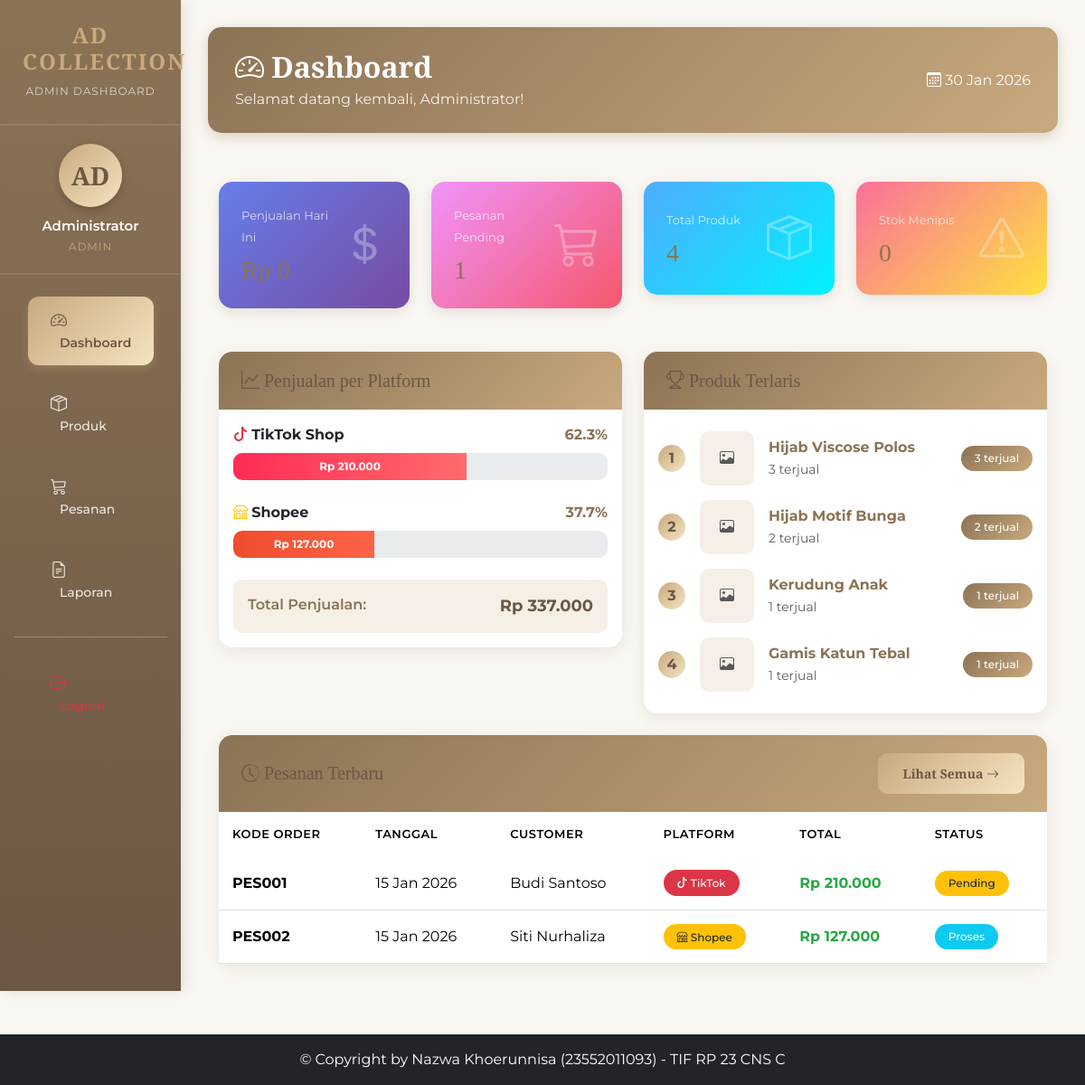
The page /dashboard.php (signed in) on the database as committed earlier.
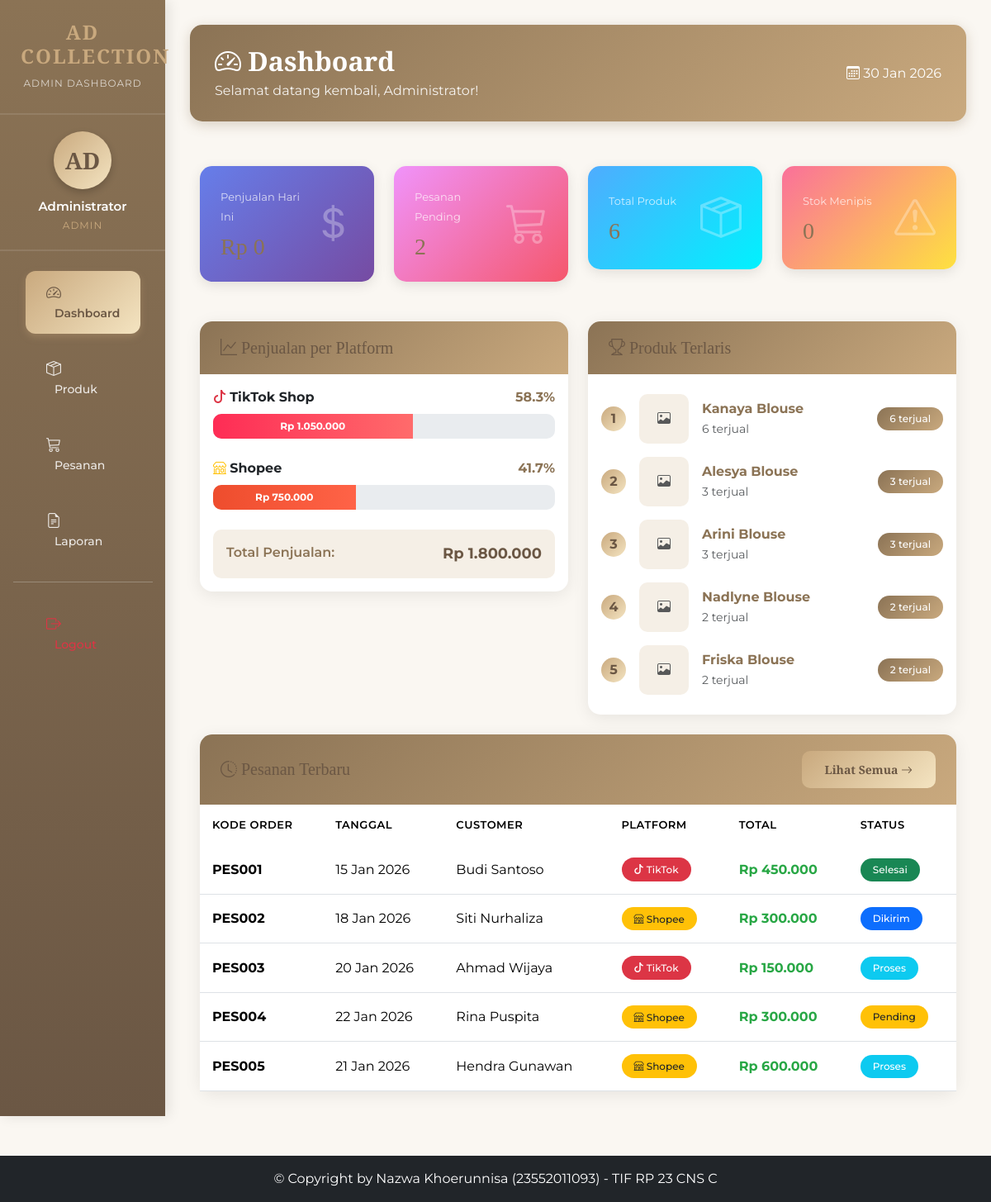
The same page on the database as committed later.
### tables this page shows
CREATE TABLE IF NOT EXISTS products (
    id INT PRIMARY KEY AUTO_INCREMENT,
    nama_produk VARCHAR(100) NOT NULL,
    sku VARCHAR(50) UNIQUE NOT NULL,
    kategori VARCHAR(50) NOT NULL,
    deskripsi TEXT,
    harga_beli DECIMAL(10, 2) NOT NULL,
    harga_jual DECIMAL(10, 2) NOT NULL,
    stok INT NOT NULL DEFAULT 0,
    foto_produk VARCHAR(255),
    platform ENUM('tiktok', 'shopee', 'manual') DEFAULT 'manual',
    created_at TIMESTAMP DEFAULT CURRENT_TIMESTAMP,
    updated_at TIMESTAMP DEFAULT CURRENT_TIMESTAMP ON UPDATE CURRENT_TIMESTAMP
);

CREATE TABLE IF NOT EXISTS orders (
    id INT PRIMARY KEY AUTO_INCREMENT,
    nomor_pesanan VARCHAR(50) UNIQUE NOT NULL,
    user_id INT,
    nama_pembeli VARCHAR(100) NOT NULL,
    email_pembeli VARCHAR(100),
    nomor_telepon VARCHAR(15),
    alamat_pengiriman TEXT,
    platform ENUM('tiktok', 'shopee', 'manual') DEFAULT 'manual',
    status ENUM('pending', 'proses', 'dikirim', 'selesai', 'batal') DEFAULT 'pending',
    total DECIMAL(12, 2) NOT NULL,
    tanggal DATE NOT NULL,
    catatan TEXT,
    created_at TIMESTAMP DEFAULT CURRENT_TIMESTAMP,
    updated_at TIMESTAMP DEFAULT CURRENT_TIMESTAMP ON UPDATE CURRENT_TIMESTAMP,
    FOREIGN KEY (user_id) REFERENCES users(id) ON DELETE SET NULL
);

### config/database.php (called while the page is built, shortened)
<?php
function rupiah($angka) {
    return "Rp " . number_format($angka, 0, ',', '.');
}
function tanggal_indo($tanggal) {
    $bulan = [1 => 'Jan', 'Feb', 'Mar', 'Apr', 'Mei', 'Jun', 'Jul', 'Agu', 'Sep', 'Okt', 'Nov', 'Des'];
    $pecah = explode('-', $tanggal);
    return $pecah[2] . ' ' . $bulan[(int)$pecah[1]] . ' ' . $pecah[0];
}
?>

### dashboard.php (the view, shortened to what the rows shown need)
<?php
require_once 'config/database.php';
$query_terlaris = "SELECT p.id, p.nama_produk, p.foto_produk, COALESCE(SUM(oi.jumlah), 0) as total_terjual
                   FROM products p
                   LEFT JOIN order_items oi ON p.id = oi.product_id
                   GROUP BY p.id
                   ORDER BY total_terjual DESC
                   LIMIT 5";
$produk_terlaris = mysqli_query($conn, $query_terlaris);
$query_pesanan_terbaru = "SELECT * FROM orders ORDER BY created_at DESC LIMIT 5";
$pesanan_terbaru = mysqli_query($conn, $query_pesanan_terbaru);
include 'includes/header.php';
?>
<div class="container-fluid">
    <div class="row">
        <main class="col-12 col-md-10 main-content">
            <div class="page-header">
                <div class="d-flex justify-content-between align-items-center">
                    <div>
                        <h2><i class="bi bi-speedometer2"></i> Dashboard</h2>
                    </div>
                </div>
            </div>
            <div class="row g-4">
                <div class="col-md-6">
                    <div class="card">
                        <div class="card-body">
                            <?php if($produk_terlaris && mysqli_num_rows($produk_terlaris) > 0): ?>
                                <div class="list-group list-group-flush">
                                    <?php $rank = 1; ?>
                                    <?php while($item = mysqli_fetch_assoc($produk_terlaris)): ?>
                                        <div class="list-group-item border-0 d-flex align-items-center px-0">
                                            <div class="me-3" style="width: 30px; height: 30px; background: linear-gradient(135deg, #C9A97E 0%, #F4E4C1 100%); border-radius: 50%; display: flex; align-items: center; justify-content: center; font-weight: bold; color: var(--dark-brown);">
                                                <?= $rank++ ?>
                                            </div>
                                            <div class="me-3" style="width: 60px; height: 60px; border-radius: 10px; overflow: hidden; background: var(--light-cream);">
                                                <?php if(!empty($item['foto_produk']) && file_exists('assets/img/uploads/' . $item['foto_produk'])): ?>
                                                    <img src="assets/img/uploads/<?= htmlspecialchars($item['foto_produk']) ?>"
                                                         style="width: 100%; height: 100%; object-fit: cover;" alt="<?= htmlspecialchars($item['nama_produk']) ?>">
                                                <?php else: ?>
                                                    <div class="w-100 h-100 d-flex align-items-center justify-content-center">
                                                        <i class="bi bi-image text-muted"></i>
                                                    </div>
                                                <?php endif; ?>
                                            </div>
                                            <div class="flex-grow-1">
                                                <div class="fw-bold" style="color: var(--primary-brown);">
                                                    <?= htmlspecialchars($item['nama_produk']) ?>
                                                </div>
                                                <small class="text-muted"><?php echo isset($item['total_terjual']) ? $item['total_terjual'] . ' terjual' : 'Best Seller'; ?></small>
                                            </div>
                                            <?php if(isset($item['total_terjual']) && $item['total_terjual'] > 0): ?>
                                            <span class="badge" style="background: linear-gradient(135deg, #8B7355 0%, #C9A97E 100%);">
                                                <?= $item['total_terjual'] ?> terjual
                                            </span>
                                            <?php endif; ?>
                                        </div>
                                    <?php endwhile; ?>
                                </div>
                            <?php endif; ?>
                        </div>
                    </div>
                </div>
                <div class="col-md-12">
                    <div class="card">
                        <div class="card-body p-0">
                            <div class="table-responsive">
                                <table class="table table-hover mb-0">
                                    <thead>
                                        <tr>
                                            <th>Kode Order</th>
                                            <th>Tanggal</th>
                                            <th>Customer</th>
                                            <th>Platform</th>
                                            <th>Total</th>
                                            <th>Status</th>
                                        </tr>
                                    </thead>
                                    <tbody>
                                        <?php if(mysqli_num_rows($pesanan_terbaru) > 0): ?>
                                            <?php while($order = mysqli_fetch_assoc($pesanan_terbaru)): ?>
                                                <tr>
                                                    <td><strong><?= $order['nomor_pesanan'] ?></strong></td>
                                                    <td><?= tanggal_indo($order['tanggal']) ?></td>
                                                    <td><?= $order['nama_pembeli'] ?></td>
                                                    <td>
                                                        <?php if($order['platform'] == 'tiktok'): ?>
                                                            <span class="badge bg-danger">
                                                                <i class="bi bi-tiktok"></i> TikTok
                                                            </span>
                                                        <?php else: ?>
                                                            <span class="badge bg-warning text-dark">
                                                                <i class="bi bi-shop"></i> Shopee
                                                            </span>
                                                        <?php endif; ?>
                                                    </td>
                                                    <td><strong style="color: #28a745;"><?= rupiah($order['total']) ?></strong></td>
                                                    <td>
                                                        <?php
                                                        $badge_class = [
                                                            'pending' => 'bg-warning text-dark',
                                                            'proses' => 'bg-info',
                                                            'dikirim' => 'bg-primary',
                                                            'selesai' => 'bg-success',
                                                            'batal' => 'bg-danger'
                                                        ];
                                                        $status_class = isset($badge_class[$order['status']]) ? $badge_class[$order['status']] : 'bg-secondary';
                                                        ?>
                                                        <span class="badge <?= $status_class ?>">
                                                            <?= ucfirst($order['status']) ?>
                                                        </span>
                                                    </td>
                                                </tr>
                                            <?php endwhile; ?>
                                        <?php endif; ?>
                                    </tbody>
                                </table>
                            </div>
                        </div>
                    </div>
                </div>
            </div>
        </main>
    </div>
</div>
<?php include 'includes/footer.php'; ?>

Rows that differ between the two databases and show on the page:
changed products: nama_produk "Hijab Viscose Polos" → "Kanaya Blouse"; total_terjual "3" → "6"
changed products: nama_produk "Hijab Motif Bunga" → "Alesya Blouse"; total_terjual "2" → "3"
changed products: nama_produk "Gamis Katun Tebal" → "Arini Blouse"; total_terjual "1" → "3"; moves up the list
added products: nama_produk "Nadlyne Blouse", total_terjual "2"
changed products: nama_produk "Kerudung Anak" → "Friska Blouse"; total_terjual "1" → "2"
changed orders "PES001": total "Rp 210.000" → "Rp 450.000"; status "Pending" → "Selesai"
changed orders "PES002": tanggal "15 Jan 2026" → "18 Jan 2026"; total "Rp 127.000" → "Rp 300.000"; status "Proses" → "Dikirim"
added orders: nomor_pesanan "PES003", tanggal "20 Jan 2026", nama_pembeli "Ahmad Wijaya", platform "tiktok" (drawn), total "Rp 150.000", status "Proses"
added orders: nomor_pesanan "PES004", tanggal "22 Jan 2026", nama_pembeli "Rina Puspita", platform "shopee" (drawn), total "Rp 300.000", status "Pending"
added orders: nomor_pesanan "PES005", tanggal "21 Jan 2026", nama_pembeli "Hendra Gunawan", platform "manual" (drawn), total "Rp 600.000", status "Proses"
Other text that changed with them:
$pesanan_pending: "1" → "2"
$total_produk: "4" → "6"
$persentase_tiktok: "62.3" → "58.3"
$persentase_tiktok: 62.314540059347 → 58.333333333333 (drawn)
rupiah($penjualan_tiktok): "Rp 210.000" → "Rp 1.050.000"
$persentase_shopee: "37.7" → "41.7"
$persentase_shopee: 37.685459940653 → 41.666666666667 (drawn)
rupiah($penjualan_shopee): "Rp 127.000" → "Rp 750.000"
rupiah($total_penjualan): "Rp 337.000" → "Rp 1.800.000"
